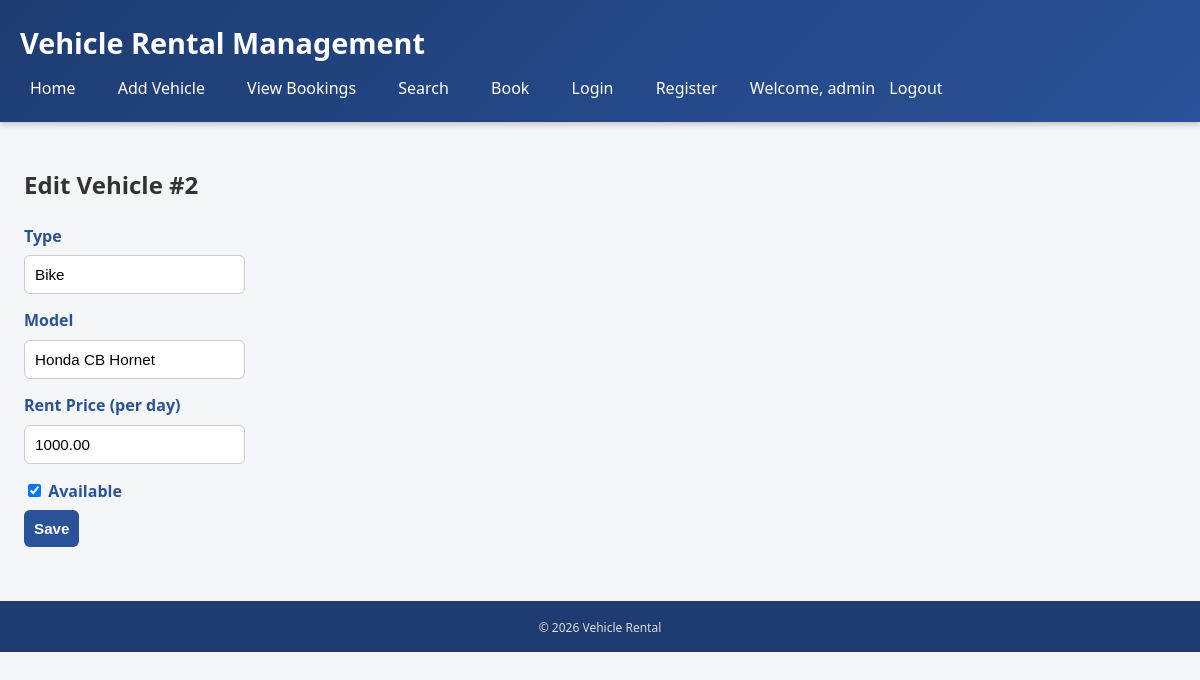
Page /public/edit.php?id=2 (signed in) on the committed database.
### tables this page shows
CREATE TABLE `vehicles` (
  `id` int(11) NOT NULL,
  `type` varchar(50) NOT NULL,
  `model` varchar(50) NOT NULL,
  `rent_price` decimal(10,2) NOT NULL,
  `available` tinyint(1) NOT NULL DEFAULT 1,
  `image` varchar(255) DEFAULT NULL
);

### includes/functions.php (called while the page is built, shortened)
<?php
function e($str) {
    return htmlspecialchars((string)$str, ENT_QUOTES, 'UTF-8');
}

### public/edit.php (the view, shortened to what this page needs)
<?php
require_once __DIR__ . '/../config/db.php';
require_once __DIR__ . '/../includes/functions.php';
$id = (int)($_GET['id'] ?? 0);
$stmt = $pdo->prepare("SELECT * FROM vehicles WHERE id = ?");
$stmt->execute([$id]);
$vehicle = $stmt->fetch();
require_once __DIR__ . '/../includes/header.php';
?>
<h2>Edit Vehicle #<?php echo e($vehicle['id']); ?></h2>
<form method="post">
    <label>Type</label>
    <input type="text" name="type" value="<?php echo e($vehicle['type']); ?>" required>
    <label>Model</label>
    <input type="text" name="model" value="<?php echo e($vehicle['model']); ?>" required>
    <label>Rent Price (per day)</label>
    <input type="number" name="rent_price" step="0.01" min="0" value="<?php echo e($vehicle['rent_price']); ?>" required>
    <label><input type="checkbox" name="available" <?php echo $vehicle['available'] ? 'checked' : ''; ?>> Available</label>
    <button type="submit">Save</button>
</form>
<?php require_once __DIR__ . '/../includes/footer.php'; ?>

### assets/css/style.css (style rules this page uses)
body { font-family: 'Segoe UI', Arial, sans-serif; margin: 0; padding: 0; background: #f4f6f9; color: #333; line-height: 1.6; }
label { display: block; margin-top: 14px; font-weight: 600; color: #2a5298; }
input, select, button { padding: 10px; margin-top: 6px; border: 1px solid #ccc; border-radius: 6px; font-size: 0.95rem; transition: border-color 0.3s, box-shadow 0.3s; }
button { background: #2a5298; color: #fff; border: none; cursor: pointer; font-weight: 600; border-radius: 6px; transition: background 0.3s, transform 0.2s; }

### rows in the picture
vehicles: id "2", type "Bike", model "Honda CB Hornet", rent_price "1000.00", available "☑"

### other values in the picture
$_SESSION['username'] "admin"
